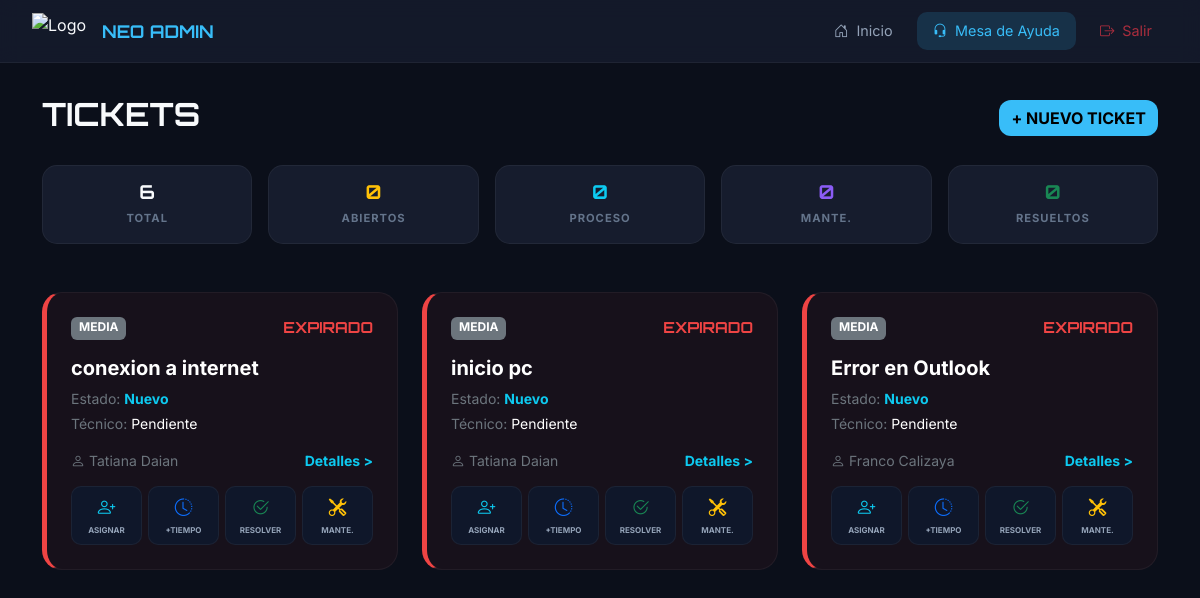
Screenshot of /tickets_lista.php?estado=Nuevo (signed in) with the database file from the repository.
### tables this page shows
CREATE TABLE `tickets` (
  `id` int(11) NOT NULL,
  `asunto` varchar(150) NOT NULL,
  `descripcion` text NOT NULL,
  `prioridad` enum('Baja','Media','Alta','Urgente') DEFAULT 'Media',
  `estado` enum('Nuevo','En curso','Resuelto','Cerrado') DEFAULT 'Nuevo',
  `detalle_resolucion` text DEFAULT NULL,
  `solicitante_id` int(11) NOT NULL,
  `tecnico_id` int(11) DEFAULT NULL,
  `fecha_creacion` timestamp NOT NULL DEFAULT current_timestamp(),
  `fecha_mantenimiento` date DEFAULT NULL,
  `fecha_actualizacion` timestamp NOT NULL DEFAULT current_timestamp() ON UPDATE current_timestamp(),
  `fecha_limite` datetime DEFAULT NULL,
  `tipo` enum('Incidencia','Solicitud') DEFAULT 'Incidencia',
  `origen` varchar(50) DEFAULT NULL,
  `archivo_adjunto` varchar(255) DEFAULT NULL
);

CREATE TABLE `usuarios` (
  `id` int(11) NOT NULL,
  `nombre_completo` varchar(100) NOT NULL,
  `usuario` varchar(50) NOT NULL,
  `email` varchar(255) DEFAULT NULL,
  `password` varchar(255) NOT NULL,
  `rol` enum('administrador','operativo','tecnico') DEFAULT NULL,
  `area` varchar(100) DEFAULT NULL,
  `dni` varchar(20) DEFAULT NULL,
  `ultimo_login` datetime DEFAULT NULL,
  `creado_en` timestamp NOT NULL DEFAULT current_timestamp()
);

### tickets_lista.php (the view, shortened to what this page needs)
<?php
require_once 'db.php';
$usuario_id = $_SESSION['usuario_id'];
$rol = $_SESSION['rol'];
$filtro_estado = $_GET['estado'] ?? '';
$query_stats = "SELECT
    COUNT(*) as total,
    SUM(CASE WHEN estado = 'Abierto' OR estado = 'Mantenimiento' THEN 1 ELSE 0 END) as abiertos,
    SUM(CASE WHEN estado = 'En Proceso' THEN 1 ELSE 0 END) as proceso,
    SUM(CASE WHEN estado = 'Mantenimiento' THEN 1 ELSE 0 END) as mantenimiento,
    SUM(CASE WHEN estado = 'Resuelto' THEN 1 ELSE 0 END) as resueltos
    FROM tickets";
$stats_res = $conexion->query($query_stats);
$stats = $stats_res->fetch_assoc();
$sql = ($rol == 'administrador' || $rol == 'tecnico')
    ? "SELECT t.id, t.asunto, t.descripcion, t.prioridad, t.estado, t.fecha_creacion, t.fecha_limite,
              t.fecha_mantenimiento, t.detalle_resolucion,
              u_sol.nombre_completo AS solicitante_nombre, u_tec.nombre_completo AS tecnico_nombre,
              t.tecnico_id
       FROM tickets t
       JOIN usuarios u_sol ON t.solicitante_id = u_sol.id
       LEFT JOIN usuarios u_tec ON t.tecnico_id = u_tec.id"
    : "SELECT t.id, t.asunto, t.descripcion, t.prioridad, t.estado, t.fecha_creacion, t.fecha_limite,
              t.fecha_mantenimiento, t.detalle_resolucion,
              u_sol.nombre_completo AS solicitante_nombre
       FROM tickets t
       JOIN usuarios u_sol ON t.solicitante_id = u_sol.id
       WHERE t.solicitante_id = $usuario_id";
if (!empty($filtro_estado)) {
    $sql .= (strpos($sql, 'WHERE') !== false) ? " AND t.estado = '$filtro_estado'" : " WHERE t.estado = '$filtro_estado'";
}
$sql .= " ORDER BY t.fecha_creacion DESC";
$res = $conexion->query($sql);
?>
<!DOCTYPE html>
<html lang="es">
<head>
    <link href="https://cdn.jsdelivr.net/npm/bootstrap@5.3.0/dist/css/bootstrap.min.css" rel="stylesheet">
    <link rel="stylesheet" href="https://cdn.jsdelivr.net/npm/bootstrap-icons@1.11.1/font/bootstrap-icons.css">
</head>
<body>
    <nav class="neo-navbar d-flex justify-content-between align-items-center sticky-top">
        <div class="d-flex align-items-center gap-3">
            <img src="img/logo_neoadmin.png" alt="Logo" class="logo-img">
            <span style="font-family: 'Orbitron'; font-size: 1.1rem; color: var(--accent); font-weight: bold;">NEO ADMIN</span>
        </div>
        <div class="d-flex gap-2">
            <a href="dashboard.php" class="nav-link-neo"><i class="bi bi-house-door"></i> Inicio</a>
            <a href="tickets_lista.php" class="nav-link-neo" style="background: var(--accent-soft); color: var(--accent);"><i class="bi bi-headset"></i> Mesa de Ayuda</a>
            <a href="logout.php" class="nav-link-neo text-danger opacity-75"><i class="bi bi-box-arrow-right"></i> Salir</a>
        </div>
    </nav>
    <div class="container pb-5">
        <div class="d-flex justify-content-between align-items-center mb-4">
            <h2 style="font-family: 'Orbitron'; font-weight: bold;">TICKETS</h2>
            <a href="tickets_crear.php" class="btn btn-info fw-bold" style="border-radius: 12px; background: var(--accent); border:none;">+ NUEVO TICKET</a>
        </div>
        <div class="row g-3 mb-5">
            <div class="col-md"><div class="card-stat"><h6><?php echo $stats['total']; ?></h6><small>TOTAL</small></div></div>
            <div class="col-md"><div class="card-stat"><h6 class="text-warning"><?php echo $stats['abiertos']; ?></h6><small>ABIERTOS</small></div></div>
            <div class="col-md"><div class="card-stat"><h6 class="text-info"><?php echo $stats['proceso']; ?></h6><small>PROCESO</small></div></div>
            <div class="col-md"><div class="card-stat"><h6 style="color: var(--mante-color);"><?php echo $stats['mantenimiento']; ?></h6><small>MANTE.</small></div></div>
            <div class="col-md"><div class="card-stat"><h6 class="text-success"><?php echo $stats['resueltos']; ?></h6><small>RESUELTOS</small></div></div>
        </div>
        <div class="row g-4">
            <?php while($row = $res->fetch_assoc()):
                $isMantenimiento = ($row['estado'] === 'Mantenimiento');
                $displayTitle = $isMantenimiento ? ($row['detalle_resolucion'] ?: 'Mantenimiento Programado') : $row['asunto'];
                $displayDeadline = $isMantenimiento ? $row['fecha_mantenimiento'] : $row['fecha_limite'];
                if(empty($displayDeadline) && !$isMantenimiento){
                    $displayDeadline = date('Y-m-d H:i:s', strtotime($row['fecha_creacion'] . ' + 48 hours'));
                }
            ?>
            <div class="col-md-4">
                <div class="card-ticket <?php echo $isMantenimiento ? 'card-mantenimiento' : ''; ?>"
                     id="card-<?php echo $row['id']; ?>"
                     data-deadline="<?php echo $displayDeadline; ?>"
                     data-estado="<?php echo $row['estado']; ?>">
                    <div class="d-flex justify-content-between mb-3">
                        <span class="badge <?php echo $isMantenimiento ? 'bg-primary' : 'bg-secondary'; ?> text-uppercase px-2 py-1">
                            <?php echo $isMantenimiento ? 'Mantenimiento' : $row['prioridad']; ?>
                        </span>
                        <div id="timer-<?php echo $row['id']; ?>" class="timer-display">Cargando...</div>
                    </div>
                    <h5 class="fw-bold text-white mb-2"><?php echo htmlspecialchars($displayTitle); ?></h5>
                    <p class="text-secondary small mb-1">Estado: <span class="text-info fw-bold"><?php echo $row['estado']; ?></span></p>
                    <p class="text-secondary small mb-3">Técnico: <span class="text-white"><?php echo $row['tecnico_nombre'] ?? 'Pendiente'; ?></span></p>
                    <div class="d-flex justify-content-between align-items-center mb-1">
                        <span class="small text-secondary"><i class="bi bi-person me-1"></i><?php echo htmlspecialchars($row['solicitante_nombre']); ?></span>
                        <a href="javascript:void(0)" onclick="verDetalle(<?php echo $row['id']; ?>)" class="text-info small text-decoration-none fw-bold">Detalles ></a>
                    </div>
                    <?php if ($rol == 'administrador' || $rol == 'tecnico'): ?>
                    <div class="btn-action-group">
                        <div onclick="asignarTicket(<?php echo $row['id']; ?>)" class="btn-action-card">
                            <i class="bi bi-person-plus text-info"></i><span>Asignar</span>
                        </div>
                        <div onclick="extenderTiempo(<?php echo $row['id']; ?>)" class="btn-action-card">
                            <i class="bi bi-clock-history text-primary"></i><span>+Tiempo</span>
                        </div>
                        <div onclick="resolverTicket(<?php echo $row['id']; ?>)" class="btn-action-card">
                            <i class="bi bi-check2-circle text-success"></i><span>Resolver</span>
                        </div>
                        <div onclick="mantenimientoTicket(<?php echo $row['id']; ?>)" class="btn-action-card">
                            <i class="bi bi-tools text-warning"></i><span>Mante.</span>
                        </div>
                    </div>
                    <?php endif; ?>
                </div>
            </div>
            <?php endwhile; ?>
        </div>
    </div>
</body>
</html>

### tickets_lista.php (style rules this page uses)
:root { --bg-dark: #0b0f1a; --card-bg: #161c2d; --accent: #38bdf8; --accent-soft: rgba(56, 189, 248, 0.15); --text-gray: #94a3b8; --warning-alert: #fbbf24; --danger-alert: #ef4444; --mante-color: #8b5cf6; }
body { background-color: var(--bg-dark); color: #f8fafc; font-family: 'Inter', sans-serif; }
.neo-navbar { background: rgba(22, 28, 45, 0.8); backdrop-filter: blur(10px); padding: 0.75rem 2rem; border-bottom: 1px solid rgba(255, 255, 255, 0.05); margin-bottom: 2rem; }
.logo-img { height: 35px; }
.nav-link-neo { text-decoration: none; padding: 8px 16px; border-radius: 10px; font-size: 0.9rem; color: var(--text-gray); display: flex; align-items: center; gap: 8px; transition: 0.2s; }
.card-stat { background: var(--card-bg); border-radius: 15px; border: 1px solid rgba(255,255,255,0.05); padding: 15px; text-align: center; }
.card-stat h6 { font-family: 'Orbitron'; font-weight: bold; font-size: 1.2rem; margin: 0; }
.card-stat small { color: #64748b; font-size: 0.7rem; font-weight: 700; letter-spacing: 1px; }
.card-ticket { background: var(--card-bg); border-radius: 20px; border: 1px solid rgba(255,255,255,0.05); padding: 1.5rem; height: 100%; transition: all 0.3s ease; position: relative; border-left: 5px solid transparent; }
.card-expired { border-left-color: var(--danger-alert); background: rgba(239, 68, 68, 0.05); animation: pulse-red 2s infinite; }
.timer-display { font-family: 'Orbitron'; font-size: 0.95rem; font-weight: bold; }
.btn-action-group { display: grid; grid-template-columns: repeat(4, 1fr); gap: 6px; margin-top: 15px; }
.btn-action-card { background: #0f172a; border: 1px solid rgba(255,255,255,0.05); color: white; padding: 8px 2px; border-radius: 10px; display: flex; flex-direction: column; align-items: center; cursor: pointer; transition: 0.2s; }
.btn-action-card i { font-size: 1.1rem; margin-bottom: 3px; }
.btn-action-card span { font-size: 8px; text-transform: uppercase; color: var(--text-gray); font-weight: 700; }

### rows the page displays
tickets: prioridad "MEDIA", asunto "conexion a internet", estado "Nuevo", tecnico_nombre "Pendiente", solicitante.nombre_completo "Tatiana Daian"
tickets: prioridad "MEDIA", asunto "inicio pc", estado "Nuevo", tecnico_nombre "Pendiente", solicitante.nombre_completo "Tatiana Daian"
tickets: prioridad "MEDIA", asunto "Error en Outlook", estado "Nuevo", tecnico_nombre "Pendiente", solicitante.nombre_completo "Franco Calizaya"

### other values shown
$stats['total'] "6"
$stats['abiertos'] "0"
$stats['proceso'] "0"
$stats['mantenimiento'] "0"
$stats['resueltos'] "0"
